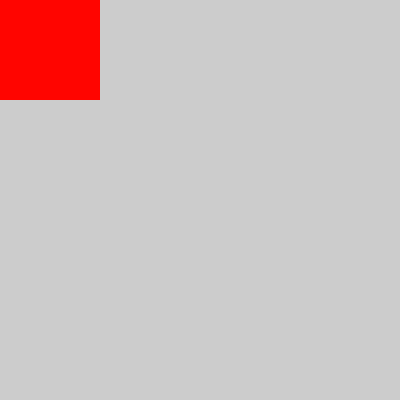
Frame 1 (no input)
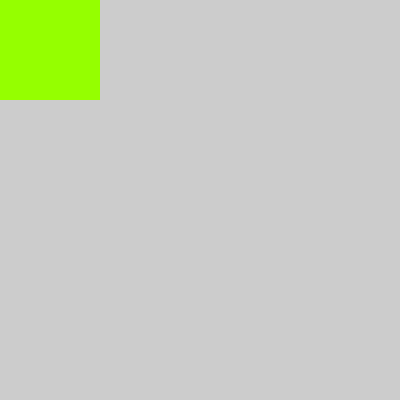
Frame 60 (the mouse pressed at the canvas centre just before this capture)
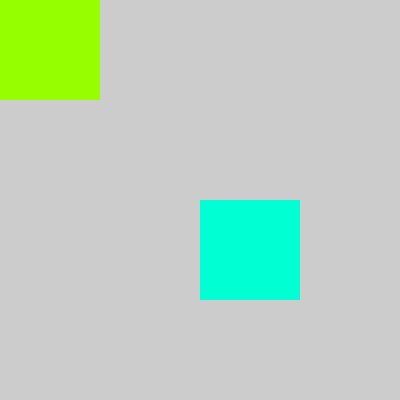
Frame 120 (the mouse held since frame 60 and released just before this capture)

The Processing sketch that drew these frames (run headless with seeded random() and noise(); from frame 60 on, the mouse is pressed at the canvas centre):

// Processing sketch: colorRGB_HSB
// ── colorRGB_HSB.pde
void setup(){
  size(400,400);
  noStroke();
  //colorMode(RGB);
  colorMode(HSB);
}

void draw(){
  //color c = #456321;
  color c = color(frameCount%255,255,255);
  
  fill(c);
  rect(mouseX,mouseY,100,100);
}
